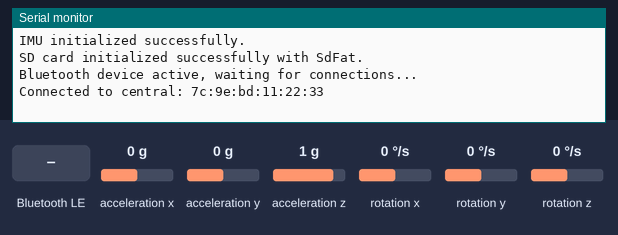
This sketch was run on a simulated Arduino Nano 33 IoT. On the bench: the last lines printed to the serial monitor. The test bench sets the inputs (shaded band); at power-on: acceleration x 0 g, acceleration y 0 g, acceleration z 1 g, rotation x 0 °/s, rotation y 0 °/s, rotation z 0 °/s. Storage starts empty; nothing arrives over Bluetooth unless stated; a phone connects over Bluetooth LE 3 s after start.

Above: at 3.8 s.
3.9 s: Bluetooth LE write "start" received
At 5.1 s:
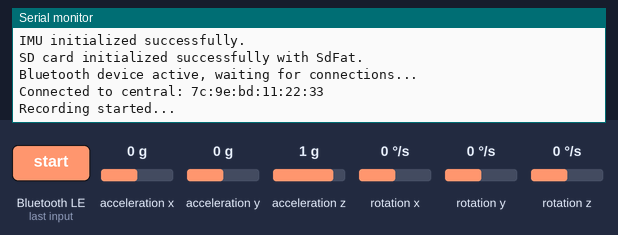
5.4 s: Bluetooth LE write "stop" received
At 6.9 s:
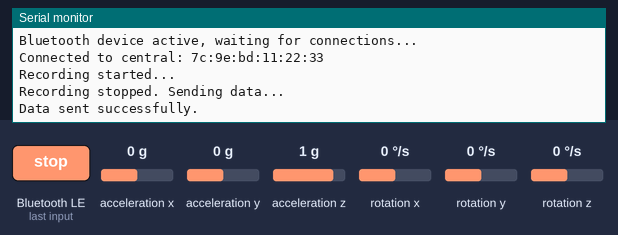

Measured:
- after the input at 3.9 s, the serial monitor: prints a new line at once (image 1)
- after the input at 5.4 s, the serial monitor: prints a new line at once (image 2)

The sketch:

LaxIMU.ino
```cpp
#include <ArduinoBLE.h>
#include <SPI.h>
#include <SdFat.h>
#include "LSM6DS3.h" // LSM6DS3 library

// BLE Service and Characteristics
BLEService imuService("19b10000-e8f2-537e-4f6c-d104768a1214");
BLEStringCharacteristic commandCharacteristic("19b10001-e8f2-537e-4f6c-d104768a1214", BLEWrite, 20); // Command input
BLEStringCharacteristic dataCharacteristic("19b10002-e8f2-537e-4f6c-d104768a1214", BLERead, 512);   // Data output

// IMU and SdFat
LSM6DS3 imu(SPI_MODE, 10);      // Use SPI mode and specify the chip select pin for IMU
SdFat sd;                       // SdFat object
SdFile logFile;                 // SdFat file object
const uint8_t SD_CS_PIN = 4;    // Chip select pin for SD card (adjust if necessary)
bool recording = false;

// Sampling interval in milliseconds
const unsigned long samplingInterval = 100; // Adjust this value for desired frequency (100 ms = 10 Hz)
unsigned long lastSampleTime = 0;

void setup() {
  // Initialize Serial Monitor
  Serial.begin(115200);
  while (!Serial);

  // Initialize IMU
  if (imu.begin() != 0) {
    Serial.println("Failed to initialize IMU!");
    while (1);
  }
  Serial.println("IMU initialized successfully.");

  // Initialize SD card
  if (!sd.begin(SD_CS_PIN, SD_SCK_MHZ(25))) { // Adjust SPI clock speed if needed
    Serial.println("Failed to initialize SD card with SdFat!");
    while (1);
  }
  Serial.println("SD card initialized successfully with SdFat.");

  // Start BLE
  if (!BLE.begin()) {
    Serial.println("Starting BLE failed!");
    while (1);
  }

  // Configure BLE settings
  BLE.setLocalName("XIAO-IMU");
  BLE.setAdvertisedService(imuService);
  imuService.addCharacteristic(commandCharacteristic);
  imuService.addCharacteristic(dataCharacteristic);
  BLE.addService(imuService);

  // Start Advertising
  BLE.advertise();
  Serial.println("Bluetooth device active, waiting for connections...");
}

void loop() {
  BLEDevice central = BLE.central();

  if (central) {
    Serial.print("Connected to central: ");
    Serial.println(central.address());

    // While Central is Connected
    while (central.connected()) {
      if (commandCharacteristic.written()) {
        String command = commandCharacteristic.value();
        if (command == "start") {
          startRecording();
        } else if (command == "stop") {
          stopRecording();
        }
      }

      if (recording) {
        recordIMUData();
      }
    }

    // Central Disconnected
    Serial.print("Disconnected from central: ");
    Serial.println(central.address());
  }
}

void startRecording() {
  if (!recording) {
    if (logFile.open("imu_data.csv", O_RDWR | O_CREAT | O_TRUNC)) {
      logFile.println("Timestamp,Accel_X,Accel_Y,Accel_Z,Gyro_X,Gyro_Y,Gyro_Z");
      logFile.flush();
      recording = true;
      lastSampleTime = millis(); // Reset sampling timer
      Serial.println("Recording started...");
    } else {
      Serial.println("Failed to open log file!");
    }
  }
}

void stopRecording() {
  if (recording) {
    recording = false;
    logFile.close();
    Serial.println("Recording stopped. Sending data...");

    // Reopen the file for reading
    if (logFile.open("imu_data.csv", O_READ)) {
      char buffer[512];
      while (logFile.available()) {
        size_t bytesRead = logFile.read(buffer, sizeof(buffer));
        String chunkData = String(buffer).substring(0, bytesRead);
        dataCharacteristic.writeValue(chunkData.c_str());
        delay(100); // Allow BLE time to transfer data
      }
      logFile.close();
      Serial.println("Data sent successfully.");
    } else {
      Serial.println("Failed to reopen log file for reading!");
    }

    // Optionally, delete the file after transfer
    sd.remove("imu_data.csv");
  }
}

void recordIMUData() {
  // Check if enough time has passed since the last sample
  unsigned long currentTime = millis();
  if (currentTime - lastSampleTime >= samplingInterval) {
    lastSampleTime = currentTime; // Update the last sample time

    // Read IMU data
    float accelX = imu.readFloatAccelX();
    float accelY = imu.readFloatAccelY();
    float accelZ = imu.readFloatAccelZ();
    float gyroX = imu.readFloatGyroX();
    float gyroY = imu.readFloatGyroY();
    float gyroZ = imu.readFloatGyroZ();

    // Prepare data as CSV line
    String data = String(currentTime) + "," +
                  String(accelX) + "," +
                  String(accelY) + "," +
                  String(accelZ) + "," +
                  String(gyroX) + "," +
                  String(gyroY) + "," +
                  String(gyroZ);

    // Log data to SD card
    if (logFile) {
      logFile.println(data);
      logFile.flush(); // Ensure data is written to the SD card
    } else {
      Serial.println("Failed to write data to log file!");
    }
  }
}
```
